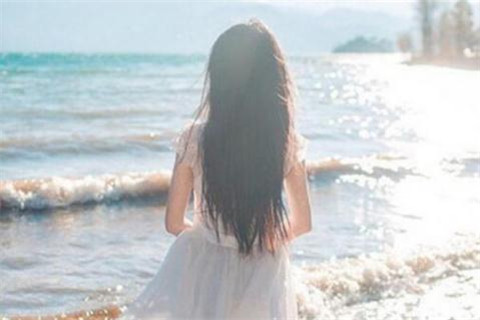
#> input picture assets/girl_in_beach.jpg, 480 x 320 px
$ python canny_opencv_gaussian_noise.py
#> lines starting #> are read from the running program, lines starting #| are printed output that depends on the picture
import numpy as np
import cv2 as cv
from matplotlib import pyplot as plt

# Gaussian noise parameters
mean = 0
std_dev = 10


def salt_and_pepper_noise(image, salt_prob=0.005,pepper_prob=0.005):
        noisy_image = np.copy(image)
        random_matrix = np.random.rand(*image.shape)
        noisy_image[random_matrix < salt_prob] = 255
        noisy_image[random_matrix > 1 - pepper_prob] = 0
        return noisy_image
# Function to add Gaussian noise to an image

def add_gaussian_noise(image, mean, std_dev):
    gaussian_noise = np.random.normal(mean, std_dev, image.shape)
    noisy_image = image + gaussian_noise
    noisy_image = np.clip(noisy_image, 0, 255).astype(np.uint8)
    return noisy_image

# Load the image
img = cv.imread('../../assets/girl_in_beach.jpg', cv.IMREAD_GRAYSCALE)
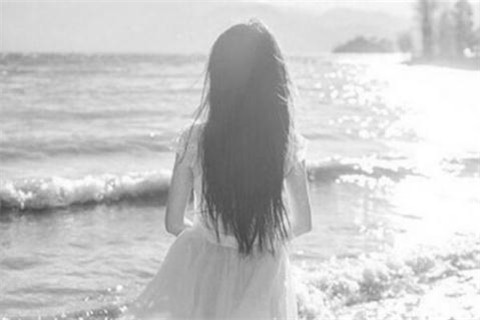
#> img: shape (320, 480); min 69, max 255, mean 199.9
assert img is not None, "File could not be read, check the file path."

# Add Gaussian noise to the image
noisy_img = salt_and_pepper_noise(img)
#> in salt_and_pepper_noise, `noisy_image[random_matrix > 1 - pepper_prob] = 0`:
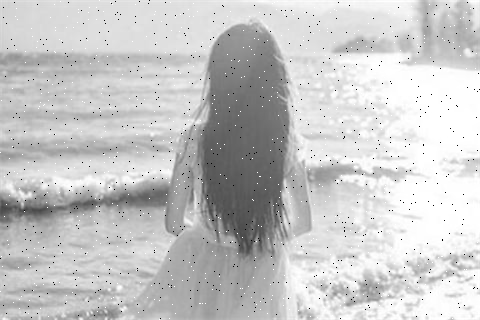
#> noisy_image: shape (320, 480); min 0, max 255, mean 199.2

# Define threshold pairs for Canny edge detection
thresholds = [(50, 60), (50, 100), (50, 150), (50, 255)]
edges_images = []

# Apply Canny edge detection with different thresholds
for low, high in thresholds:
    edges = cv.Canny(noisy_img, low, high)
    edges_images.append(edges)
#> this loop made 4 passes
#> pass 1, `edges = cv.Canny(noisy_img, low, high)`:
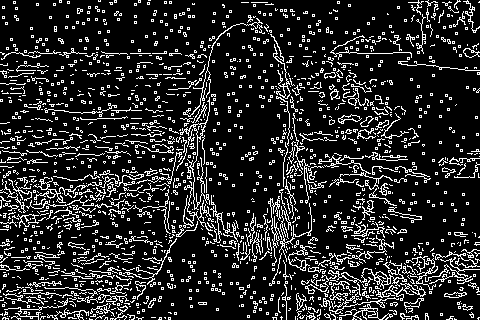
#> edges: shape (320, 480); 15.7% white in thin lines or dots
#> pass 2, `edges = cv.Canny(noisy_img, low, high)`:
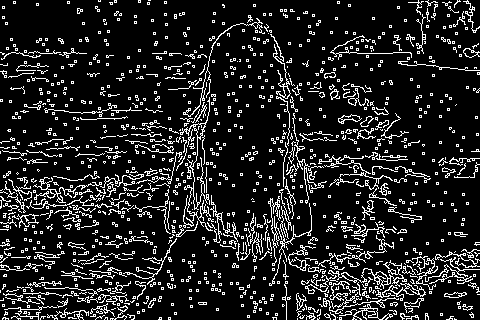
#> edges: shape (320, 480); 13.7% white in thin lines or dots
#> pass 3, `edges = cv.Canny(noisy_img, low, high)`:
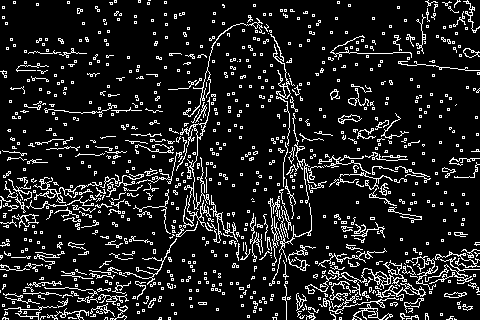
#> edges: shape (320, 480); 12% white in thin lines or dots
#> after the loop, edges_images = 4 items

# Plot the edge-detected images for different thresholds
plt.figure(figsize=(10, 7))

for i, (low_threshold, high_threshold) in enumerate(thresholds):
    plt.subplot(2, 2, i + 1)
    plt.imshow(edges_images[i], cmap='gray')
    plt.title(f'Canny: {low_threshold}-{high_threshold}')
    plt.xticks([]), plt.yticks([])

# Mostrar a imagem
#plt.show()

# Save the figure as open_cv_canny.png
plt.tight_layout()
plt.savefig('../../output/canny_opencv_gaussian_noise/open_cv_canny.png')
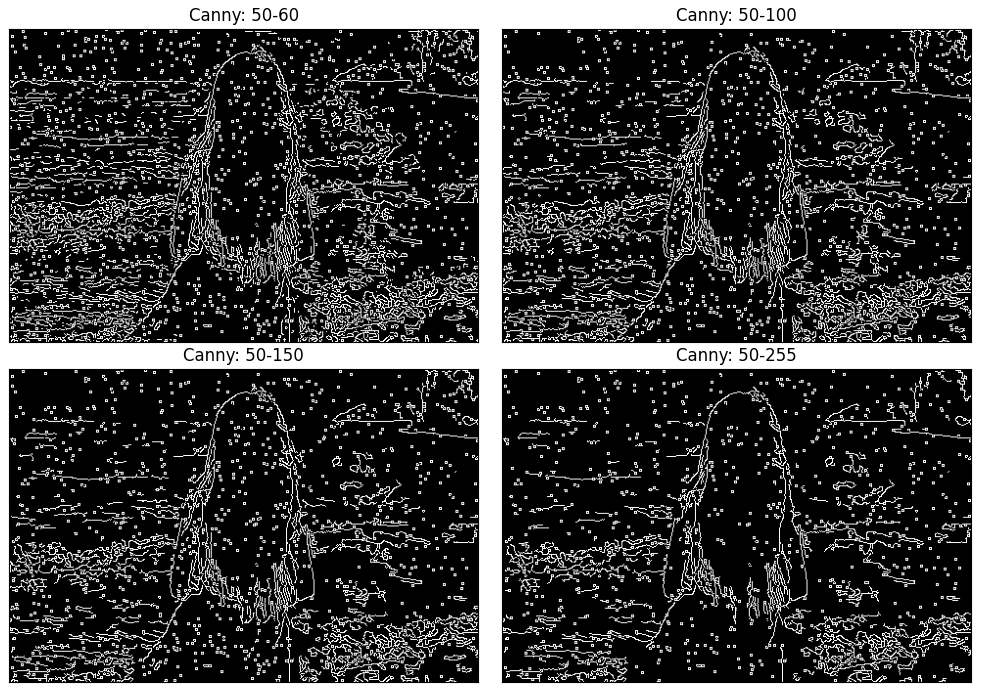
#> figure drawn by matplotlib, 4 panels
plt.close()

$ run again, with assets/digital.jpg copied over assets/girl_in_beach.jpg
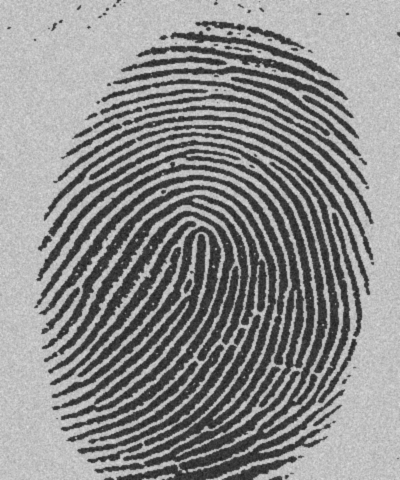
#> input picture assets/digital.jpg, 400 x 480 px
#> img is the input picture: shape (480, 400); min 29, max 224, mean 140.2
#> the loop `for low, high in thresholds:` made 4 passes
#> pass 1, `edges = cv.Canny(noisy_img, low, high)`:
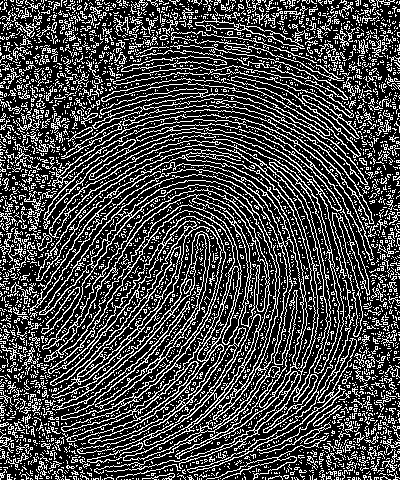
#> edges: shape (480, 400); 27.5% white in thin lines or dots
#> after the loop `for low, high in thresholds:`: edges_images = 4 items
#> `plt.savefig('../../output/canny_opencv_gaussian_noise/open_cv_canny.pn..`:
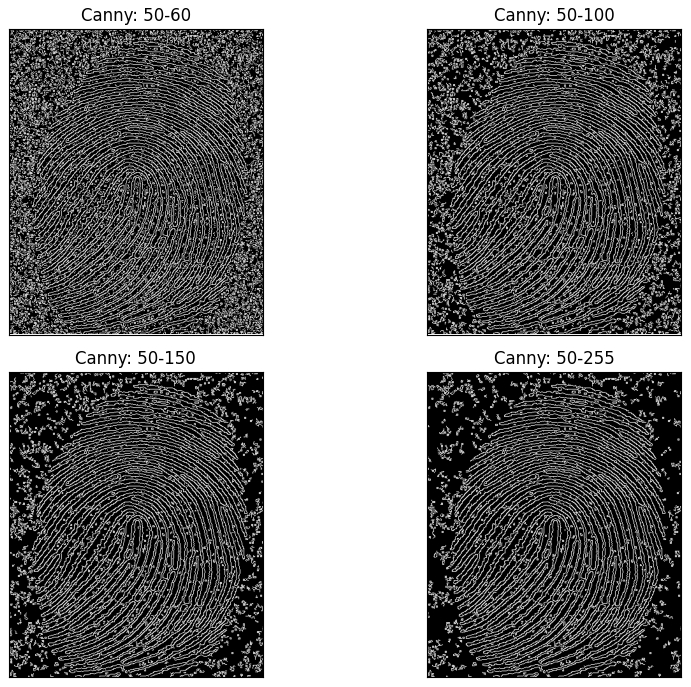
#> figure drawn by matplotlib, 4 panels

$ run again, with assets/fazenda.jpg copied over assets/girl_in_beach.jpg
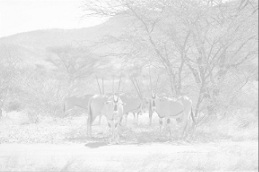
#> input picture assets/fazenda.jpg, 259 x 172 px
#> img is the input picture: shape (172, 259); min 135, max 255, mean 224.9
#> the loop `for low, high in thresholds:` made 4 passes
#> pass 1, `edges = cv.Canny(noisy_img, low, high)`:
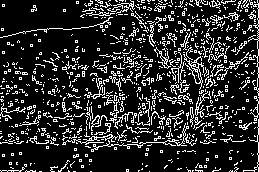
#> edges: shape (172, 259); 17.3% white in thin lines or dots
#> after the loop `for low, high in thresholds:`: edges_images = 4 items
#> `plt.savefig('../../output/canny_opencv_gaussian_noise/open_cv_canny.pn..`:
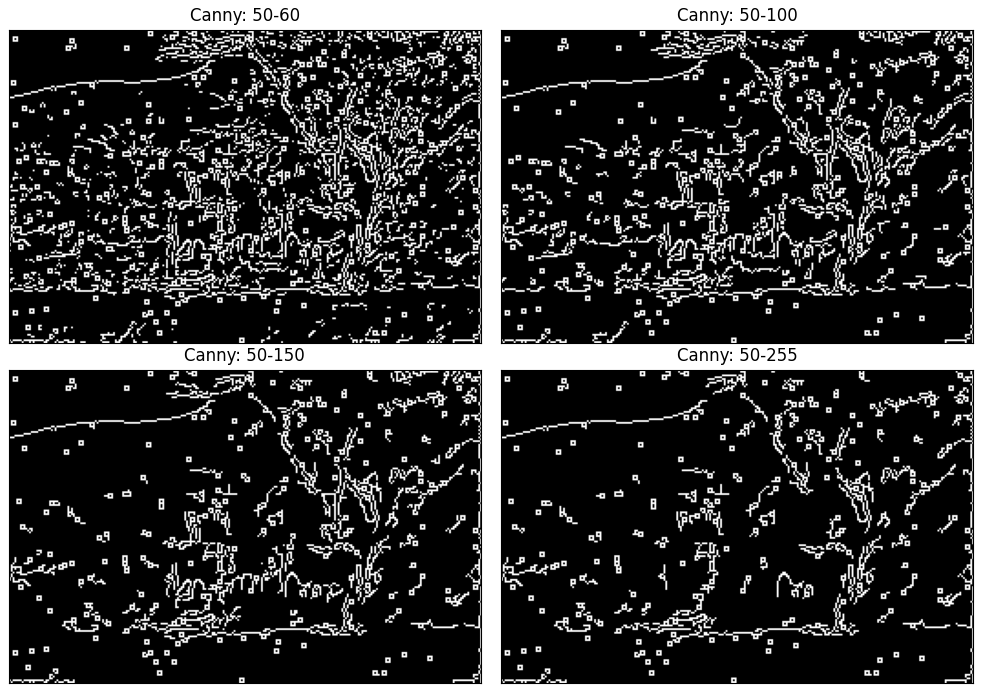
#> figure drawn by matplotlib, 4 panels
